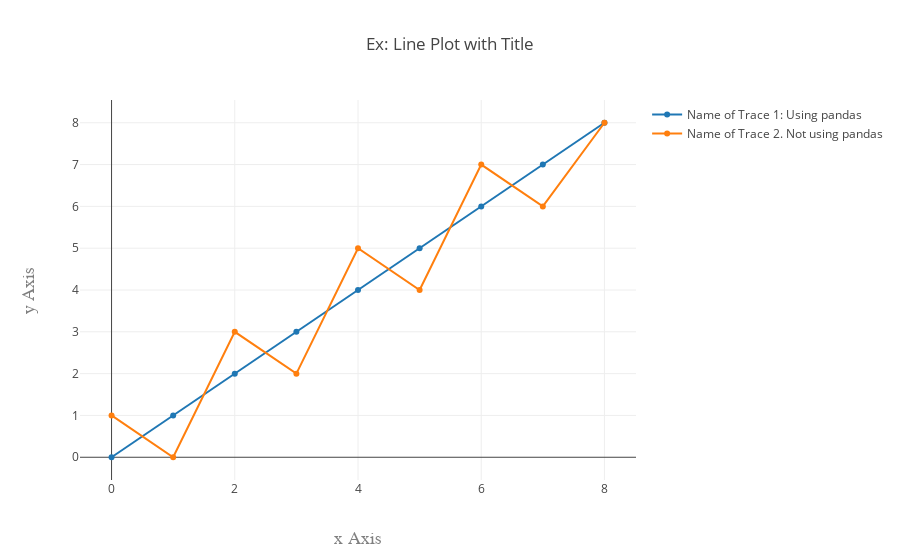

The notebook cell this image was saved under:
### Code cell
x=[0, 1, 2, 3, 4, 5, 6, 7, 8]
y=[0, 1, 2, 3, 4, 5, 6, 7, 8]

df = pd.DataFrame({'x': x, 'y': y})
df.head()


trace1 =     go.Scatter(
        x=df['x'], # assign x as the dataframe column 'x'
        y=df['y'],
        name='Name of Trace 1: Using pandas'
    )

trace2 = go.Scatter(
    x=[0, 1, 2, 3, 4, 5, 6, 7, 8],
    y=[1, 0, 3, 2, 5, 4, 7, 6, 8],
    name='Name of Trace 2. Not using pandas'
)

layout = go.Layout(
    title='Ex: Line Plot with Title',
    xaxis=dict(
        title='x Axis',
        titlefont=dict(
            family='Courier New, monospace',
            size=18,
            color='#7f7f7f'
        )
    ),
    yaxis=dict(
        title='y Axis',
        titlefont=dict(
            family='Courier New, monospace',
            size=18,
            color='#7f7f7f'
        )
    )
)

data = [ trace1, trace2]

fig = go.Figure(data=data, layout=layout)
plotly.offline.iplot(fig)

### Figure 1 — Plotly figure (JSON) as saved in the notebook; plotly's stock layout.template omitted (floating-point values rounded to 4 significant figures)
{"data": [{"name": "Name of Trace 1: Using pandas", "type": "scatter", "uid": "9fe2cfa8-71e9-11e9-a66b-080027daca25", "x": [0, 1, 2, 3, 4, 5, 6, 7, 8], "y": [0, 1, 2, 3, 4, 5, 6, 7, 8]}, {"name": "Name of Trace 2. Not using pandas", "type": "scatter", "uid": "9fe2cfa9-71e9-11e9-a66b-080027daca25", "x": [0, 1, 2, 3, 4, 5, 6, 7, 8], "y": [1, 0, 3, 2, 5, 4, 7, 6, 8]}], "layout": {"title": "Ex: Line Plot with Title", "xaxis": {"title": "x Axis", "titlefont": {"color": "#7f7f7f", "family": "Courier New, monospace", "size": 18}}, "yaxis": {"title": "y Axis", "titlefont": {"color": "#7f7f7f", "family": "Courier New, monospace", "size": 18}}}}
